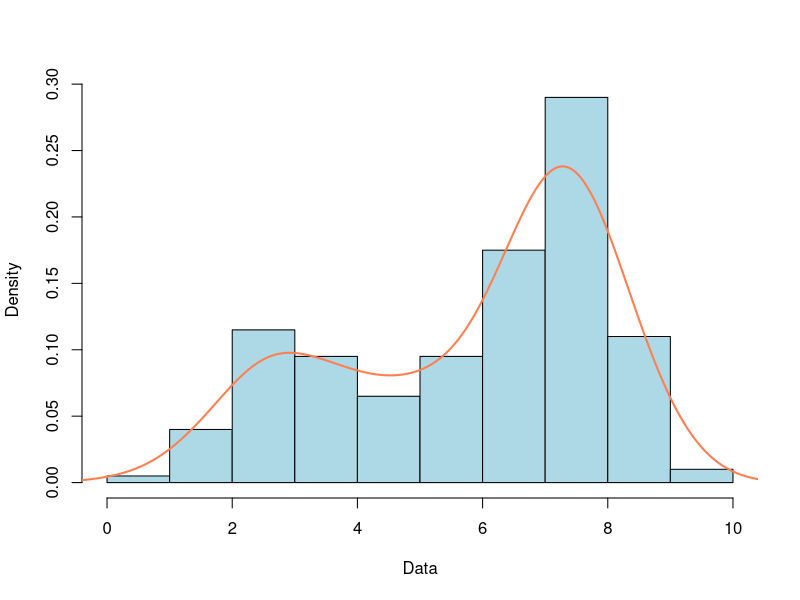

Here is the R script that generated this plot:
# 2. Write a computer program for drawing samples from p(yi | θ) of size n = 200
#    (for fixed values of (p; m0; m1)). Check if your program is correct by drawing a
#    histogram of the simulated data.

# Turning off the warnings
options(warn = -1)

# Function for generating data from mixture normal distribution
rnormix <- function(n, pi, mu, sigma)
{
     k <- length(pi)
     Z <- sample.int(k, n, replace = TRUE, prob = pi)
     Y <- rnorm(n, mu[Z], sigma[Z])
     return(list(Y, Z))
}

# Fixed values
n <- 200
m0 <- 3
m1 <- 7
mu <- c(m0, m1)
p <- 0.27
pi <- c(p, 1-p)
sigma <- c(1,1)

Mixture <- rnormix(n, pi, mu, sigma)
Data <- c(Mixture[[1]])
# R will assign data into classes 1 and 2 so we need to subtract 1 
Class <- Mixture[[2]] - 1

# Plotting histogram and dansity function
hist(Data, probability = T, col = 'lightblue', main = "", xlab = "Data")
lines(density(Data), add = T, lwd = 2, col = 'coral')

# Calculating probabilities p(zi = 1 | yi, θ)
prob <- function(theta)
{
     exp(-1/2*(Data - theta[2])^2)/(exp(-1/2*(Data - theta[1])^2) + exp(-1/2*(Data - theta[2])^2))
}

# Inital values and counter for number of iterations
theta_new <- c(1, 7)
count <- 0

# EM algorithm
repeat{
          theta_old <- theta_new
          print(theta_old)
          p <- prob(theta_old)
          n1 <- sum(p)
          n0 <- n - n1
          theta_new1 <- 1/n0 * sum(Data*(1 - p))
          theta_new2 <- 1/n1 * sum(Data*p)
          theta_new <- c(theta_new1, theta_new2)
          print(theta_new)
          count <- count + 1 
          if(prod(round(theta_old, 8) == round(theta_new, 8)))
          {
               print(count)
               print(theta_new)
               break
          }
}


